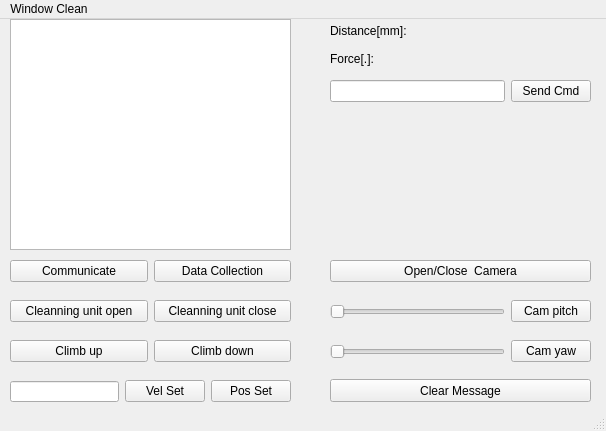
<?xml version="1.0" encoding="UTF-8"?>
<ui version="4.0">
 <class>MainWindow</class>
 <widget class="QMainWindow" name="MainWindow">
  <property name="geometry">
   <rect>
    <x>0</x>
    <y>0</y>
    <width>606</width>
    <height>431</height>
   </rect>
  </property>
  <property name="windowTitle">
   <string>MainWindow</string>
  </property>
  <widget class="QWidget" name="centralwidget">
   <widget class="QPushButton" name="pushButton_9">
    <property name="geometry">
     <rect>
      <x>330</x>
      <y>360</y>
      <width>261</width>
      <height>23</height>
     </rect>
    </property>
    <property name="text">
     <string>Clear Message</string>
    </property>
   </widget>
   <widget class="QWidget" name="layoutWidget">
    <property name="geometry">
     <rect>
      <x>10</x>
      <y>0</y>
      <width>281</width>
      <height>231</height>
     </rect>
    </property>
    <layout class="QVBoxLayout" name="verticalLayout_2">
     <item>
      <widget class="QTextBrowser" name="textBrowser"/>
     </item>
    </layout>
   </widget>
   <widget class="QWidget" name="layoutWidget">
    <property name="geometry">
     <rect>
      <x>330</x>
      <y>280</y>
      <width>261</width>
      <height>25</height>
     </rect>
    </property>
    <layout class="QHBoxLayout" name="horizontalLayout">
     <item>
      <widget class="QSlider" name="horizontalSlider">
       <property name="orientation">
        <enum>Qt::Horizontal</enum>
       </property>
      </widget>
     </item>
     <item>
      <widget class="QPushButton" name="pushButton_10">
       <property name="text">
        <string>Cam pitch</string>
       </property>
      </widget>
     </item>
    </layout>
   </widget>
   <widget class="QWidget" name="layoutWidget">
    <property name="geometry">
     <rect>
      <x>330</x>
      <y>320</y>
      <width>261</width>
      <height>25</height>
     </rect>
    </property>
    <layout class="QHBoxLayout" name="horizontalLayout_2">
     <item>
      <widget class="QSlider" name="horizontalSlider_2">
       <property name="orientation">
        <enum>Qt::Horizontal</enum>
       </property>
      </widget>
     </item>
     <item>
      <widget class="QPushButton" name="pushButton_12">
       <property name="text">
        <string>Cam yaw</string>
       </property>
      </widget>
     </item>
    </layout>
   </widget>
   <widget class="QWidget" name="layoutWidget">
    <property name="geometry">
     <rect>
      <x>10</x>
      <y>280</y>
      <width>281</width>
      <height>25</height>
     </rect>
    </property>
    <layout class="QHBoxLayout" name="horizontalLayout_3">
     <item>
      <widget class="QPushButton" name="pushButton_3">
       <property name="text">
        <string>Cleanning unit open</string>
       </property>
      </widget>
     </item>
     <item>
      <widget class="QPushButton" name="pushButton_4">
       <property name="text">
        <string>Cleanning unit close</string>
       </property>
      </widget>
     </item>
    </layout>
   </widget>
   <widget class="QWidget" name="layoutWidget">
    <property name="geometry">
     <rect>
      <x>10</x>
      <y>320</y>
      <width>281</width>
      <height>25</height>
     </rect>
    </property>
    <layout class="QHBoxLayout" name="horizontalLayout_4">
     <item>
      <widget class="QPushButton" name="pushButton_5">
       <property name="text">
        <string>Climb up</string>
       </property>
      </widget>
     </item>
     <item>
      <widget class="QPushButton" name="pushButton_6">
       <property name="text">
        <string>Climb down</string>
       </property>
      </widget>
     </item>
    </layout>
   </widget>
   <widget class="QWidget" name="layoutWidget">
    <property name="geometry">
     <rect>
      <x>10</x>
      <y>360</y>
      <width>281</width>
      <height>25</height>
     </rect>
    </property>
    <layout class="QHBoxLayout" name="horizontalLayout_5">
     <item>
      <widget class="QLineEdit" name="lineEdit">
       <property name="maximumSize">
        <size>
         <width>16777215</width>
         <height>21</height>
        </size>
       </property>
      </widget>
     </item>
     <item>
      <widget class="QPushButton" name="pushButton_7">
       <property name="text">
        <string>Vel Set</string>
       </property>
      </widget>
     </item>
     <item>
      <widget class="QPushButton" name="pushButton_8">
       <property name="text">
        <string>Pos Set</string>
       </property>
      </widget>
     </item>
    </layout>
   </widget>
   <widget class="QWidget" name="layoutWidget">
    <property name="geometry">
     <rect>
      <x>330</x>
      <y>240</y>
      <width>261</width>
      <height>25</height>
     </rect>
    </property>
    <layout class="QHBoxLayout" name="horizontalLayout_6">
     <item>
      <widget class="QPushButton" name="pushButton_2">
       <property name="text">
        <string>Open/Close  Camera</string>
       </property>
      </widget>
     </item>
    </layout>
   </widget>
   <widget class="QWidget" name="layoutWidget">
    <property name="geometry">
     <rect>
      <x>10</x>
      <y>240</y>
      <width>281</width>
      <height>25</height>
     </rect>
    </property>
    <layout class="QHBoxLayout" name="horizontalLayout_7">
     <item>
      <widget class="QPushButton" name="pushButton">
       <property name="text">
        <string>Communicate</string>
       </property>
      </widget>
     </item>
     <item>
      <widget class="QPushButton" name="pushButton_11">
       <property name="text">
        <string>Data Collection</string>
       </property>
      </widget>
     </item>
    </layout>
   </widget>
   <widget class="QWidget" name="layoutWidget">
    <property name="geometry">
     <rect>
      <x>330</x>
      <y>0</y>
      <width>261</width>
      <height>51</height>
     </rect>
    </property>
    <layout class="QGridLayout" name="gridLayout">
     <item row="0" column="0">
      <widget class="QLabel" name="label_3">
       <property name="text">
        <string>Distance[mm]:</string>
       </property>
      </widget>
     </item>
     <item row="0" column="1">
      <widget class="QLabel" name="label_4">
       <property name="text">
        <string/>
       </property>
      </widget>
     </item>
     <item row="1" column="0">
      <widget class="QLabel" name="label_5">
       <property name="text">
        <string>Force[.]:</string>
       </property>
      </widget>
     </item>
     <item row="1" column="1">
      <widget class="QLabel" name="label_6">
       <property name="text">
        <string/>
       </property>
      </widget>
     </item>
    </layout>
   </widget>
   <widget class="QWidget" name="">
    <property name="geometry">
     <rect>
      <x>330</x>
      <y>60</y>
      <width>261</width>
      <height>25</height>
     </rect>
    </property>
    <layout class="QHBoxLayout" name="horizontalLayout_8">
     <item>
      <widget class="QLineEdit" name="lineEdit_2"/>
     </item>
     <item>
      <widget class="QPushButton" name="pushButton_13">
       <property name="text">
        <string>Send Cmd</string>
       </property>
      </widget>
     </item>
    </layout>
   </widget>
  </widget>
  <widget class="QMenuBar" name="menubar">
   <property name="geometry">
    <rect>
     <x>0</x>
     <y>0</y>
     <width>606</width>
     <height>20</height>
    </rect>
   </property>
   <widget class="QMenu" name="menuWindow_Clean">
    <property name="title">
     <string>Window Clean</string>
    </property>
   </widget>
   <addaction name="menuWindow_Clean"/>
  </widget>
  <widget class="QStatusBar" name="statusbar"/>
 </widget>
 <resources/>
 <connections/>
</ui>
